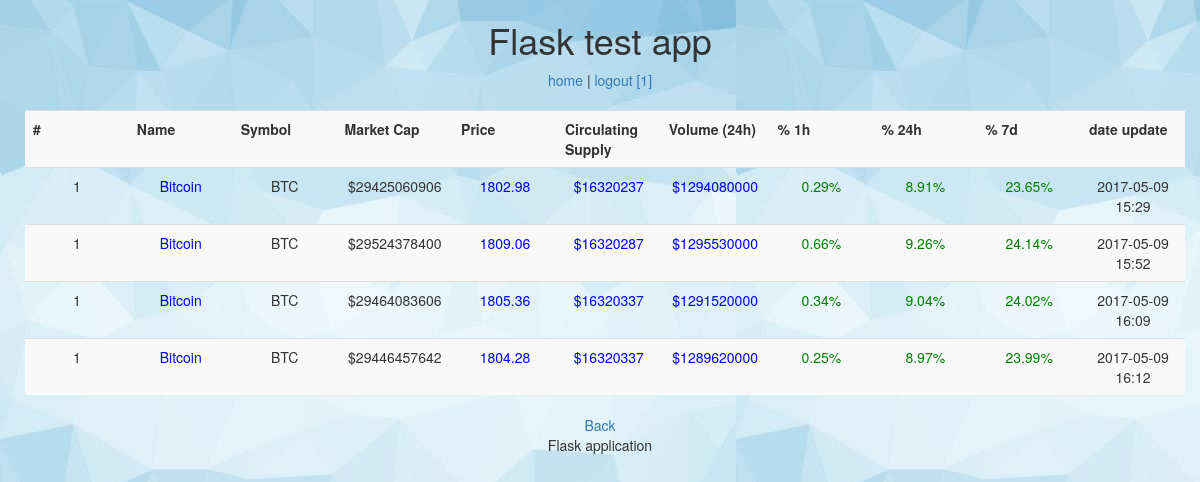
Page /coin/BTC (signed in) on the committed database.
### scraper_app/models.py (models this page shows, shortened)
class User(db.Model):
    user_id = db.Column(db.Integer, primary_key=True)
    username = db.Column(db.String(128))
    email = db.Column(db.Text)
    pw_hash = db.Column(db.Text)

class Rating(db.Model):
    __tablename__ = 'rating'
    _db = db.Column(db.Integer, primary_key=True)
    rating = db.Column(db.Integer )
    symbol_coin  = db.Column(db.String(10), db.ForeignKey('coins.symbol'))
    name_coin = db.relationship('Coins',
        backref=db.backref('rating', lazy='dynamic'))
    market_cap  = db.Column(db.Float)
    price = db.Column(db.Float)
    supply = db.Column(db.Float)
    volume = db.Column(db.Float)
    h1 = db.Column(db.Float)
    h24 = db.Column(db.Float)
    d7 = db.Column(db.Float)
    pub_date = db.Column(db.DateTime)

class Coins(db.Model):
    __tablename__ = 'coins'
    name  = db.Column(db.String(30))
    symbol  = db.Column(db.String(10), primary_key=True)

### flask_example.py (the view)
@app.route('/coin/<symbol>', methods=['GET'])
@login_required
def coin(symbol):
    ratings =  Rating.query.filter_by(symbol_coin = symbol)
    return render_template('coin_rate.html', ratings=ratings)

### flask_example.py (called while the page is built)
@app.before_request
def before_request():
    g.user = None
    if 'user_id' in session:
        g.user = User.query.filter_by(user_id = session['user_id']).first()

def login_required(f):
    @wraps(f)
    def decorated_function(*args, **kwargs):
        if g.user is None:
            return redirect(url_for('login', next=request.url))
        return f(*args, **kwargs)
    return decorated_function

### templates/coin_rate.html
{% extends "layout.html" %}
{% block body %}
  <ul class="messages">
  {% if ratings.count() %}
    <br/>
    <table class="row table table-striped table-hover">
      <tr>
        <th class="col-lg-1 col-lg-offset-1">#</th>
        <th class="col-lg-1">Name</th>
        <th class="col-lg-1">Symbol</th>
        <th class="col-lg-1">Market Cap</th>
        <th class="col-lg-1">Price</th>
        <th class="col-lg-1">Circulating Supply</th>
        <th class="col-lg-1">Volume (24h)</th>
        <th class="col-lg-1">% 1h</th>
        <th class="col-lg-1">% 24h</th>
        <th class="col-lg-1">% 7d</th>
        <th class="col-lg-1">date update</th>
      </tr>
    {% for rate in ratings %}
      <tr>
        <td class="col-lg-1  col-lg-offset-1">{{ rate.rating }}</td>
      <td class="col-lg-1 BLUE">{{ rate.name_coin.name }}</td>
      <td class="col-lg-1">{{ rate.symbol_coin }}</td>
      <td class="col-lg-1">${{ rate.market_cap|round|int }}</td>
      <td class="col-lg-1 BLUE">{{ rate.price }}</td>
      <td class="col-lg-1 BLUE">${{ rate.supply|round|int }}</td>
      <td class="col-lg-1 BLUE">${{ rate.volume|round|int }}</td>
      <td class="col-lg-1 GREEN">
        {% set h1 = rate.h1*100 %}
        {% if h1 >= 0 %}
            {{ h1|round(2, 'common') }}%
        {% else %}
            <span class='RED'>{{ h1|round(2, 'common') }}%</span>
        {% endif %}
      </td>
      <td class="col-lg-1 GREEN">
        {% set h24 = rate.h24*100 %}
        {% if h24 >= 0 %}
            {{ h24|round(2, 'common') }}%
        {% else %}
            <span class='RED'>{{ h24|round(2, 'common') }}%</span>
        {% endif %}
      </td>
      <td class="col-lg-1 GREEN">
        {% set d7 = rate.d7*100 %}
        {% if  d7 >= 0 %}
            {{  d7|round(2, 'common') }}%
        {% else %}
            <span class='RED'>{{ d7|round(2, 'common') }}%</span>
        {% endif %}
      </td>
      <td class="col-lg-1">{{ rate.pub_date.strftime('%Y-%m-%d %H:%M') }}</td>
      </tr>
    {% endfor %}
    </table>
  {% else %}
      <li><p class="bg-warning">No results found</p>
  {% endif %}
  </ul>
  <a href="{{ url_for('home_page') }}">Back</a>
{% endblock %}

### templates/layout.html (shortened to what this page needs)
<!doctype html>
<link rel="stylesheet" type="text/css" href="{{ url_for('static', filename='style_local.css') }}">
<link href="{{ url_for('static', filename='bootstrap-3.3.7-dist/css/bootstrap.min.css') }}" rel="stylesheet">
<div class="page text-center">
  <h1>Flask test app</h1>
  <div class="navigation">
  {% if g.user %}
    <a href="{{ url_for('home_page') }}">home</a> |
    <a href="{{ url_for('logout') }}">logout [{{ g.user.username }}]</a>
  {% else %}
    <a href="{{ url_for('home_page') }}">home</a> |
    <a href="{{ url_for('register') }}">register</a> |
    <a href="{{ url_for('login') }}">login</a>
  {% endif %}
  </div>
  <div class="body">
  {% block body %}{% endblock %}
  </div>
  <div class="footer">
    Flask application
  </div>
</div>

### static/style_local.css (style rules this page uses)
.BLUE { color: blue; }
.GREEN { color: green; }

### rows in the picture
User: user.username "1"
Rating: rating "1", name_coin.name "Bitcoin", symbol_coin "BTC", market_cap "29425060906", price "1802.98", supply "16320237", volume "1294080000", h1 "0.29", h24 "8.91", d7 "23.65", pub_date "2017-05-09 15:29"
Rating: rating "1", name_coin.name "Bitcoin", symbol_coin "BTC", market_cap "29524378400", price "1809.06", supply "16320287", volume "1295530000", h1 "0.66", h24 "9.26", d7 "24.14", pub_date "2017-05-09 15:52"
Rating: rating "1", name_coin.name "Bitcoin", symbol_coin "BTC", market_cap "29464083606", price "1805.36", supply "16320337", volume "1291520000", h1 "0.34", h24 "9.04", d7 "24.02", pub_date "2017-05-09 16:09"
Rating: rating "1", name_coin.name "Bitcoin", symbol_coin "BTC", market_cap "29446457642", price "1804.28", supply "16320337", volume "1289620000", h1 "0.25", h24 "8.97", d7 "23.99", pub_date "2017-05-09 16:12"
